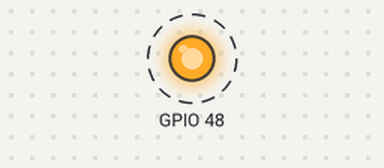
A program run on a simulated ESP32-S3. Parts: output pins drawn as LEDs (lit = HIGH). Dashed ring = blinking. What the program prints to the serial monitor is not drawn.

Above: at 0.7 s.
Timing chart, 0 to 3.5 s (numbered marks = the images above):
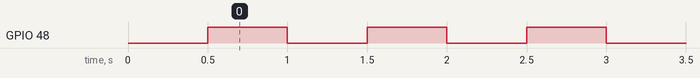

The program:

main.cpp
```cpp
#include <Arduino.h>

// put function declarations here:
int myFunction(int, int);

void setup() {
  // Serial connection to the PC
  Serial0.begin(9600);
  while(!Serial0);
  delay(500);
  Serial0.printf("Serial Monitor initialized\n");

  // Pin setup
  pinMode(LED_BUILTIN, OUTPUT);

  int result = myFunction(2, 3);

  Serial0.printf("Fuction Test: %d\n", result);
}

void loop() {
  // Status Blinky
  digitalWrite(BUILTIN_LED, !digitalRead(BUILTIN_LED));
  delay(500);
}

int myFunction(int x, int y) {
  return x + y;
}
```

Measured:
- by itself, GPIO 48: alternates HIGH for 0.50 s and LOW for 0.50 s
